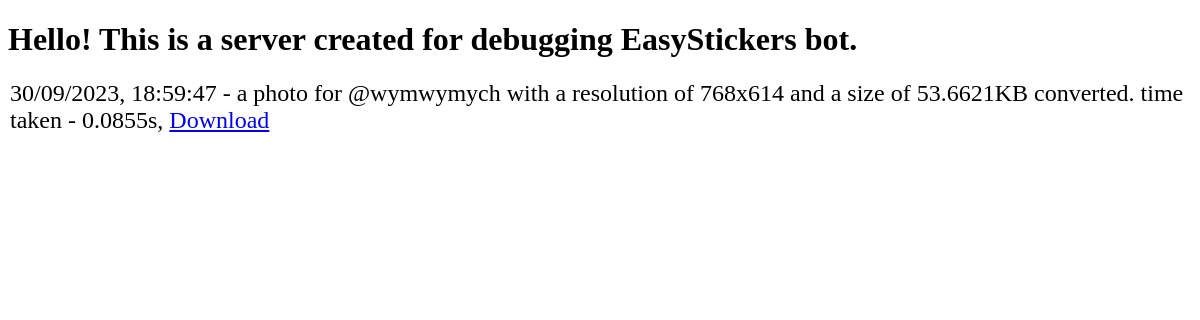
The app's page /, older data.
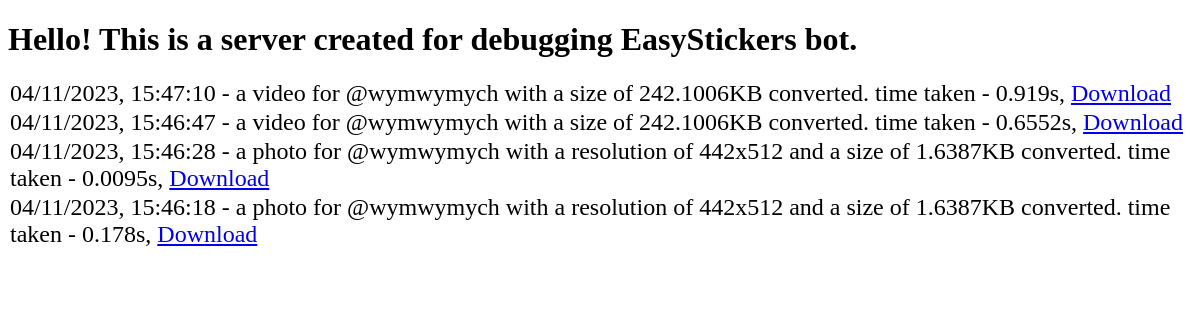
The same page, newer data.
### tables this page shows
CREATE TABLE record (
            id integer primary key autoincrement,
            contents text not null,
            filepath text not null
        );

### src/flask/flask_server.py (the view)
@app.route("/")
def main():
    logs = database.execute_sql("""
        SELECT r.contents, r.filepath
        FROM record r
        ORDER BY r.id DESC
        LIMIT 500
    """)
    return render_template("main.html.jinja", logs=logs)

### src/flask/database.py (called while the page is built)
    def execute_sql(self, sql):
        self.check_if_connected()
        res = self.cursor.execute(sql)
        result = res.fetchall()
        self.connection.commit()
        return result

    @property
    def connected(self):
        return not self.cursor is None

    def check_if_connected(self):
        if not self.connected:
            raise ConnectionError("Database is not connected")

### src/flask/templates/main.html.jinja (shortened to what this page needs)
<!DOCTYPE html>
<html lang="en">
<head>
</head>
<body>
    <h1>Hello! This is a server created for debugging EasyStickers bot.</h1>
    {% for log in logs %}
        <p><span>{{ log[0] }}, </span> {% if log[1] != "" %} <a href="{{ log[1] }}">Download</a> {% endif %} </p>
    {% endfor %}
</body>
</html>

Row changes from the older to the newer data that the page shows:
added record: contents "04/11/2023, 15:47:10 - a video for @wymwymych with a size of 242.1006KB converted. time taken - 0.919s"
added record: contents "04/11/2023, 15:46:47 - a video for @wymwymych with a size of 242.1006KB converted. time taken - 0.6552s"
added record: contents "04/11/2023, 15:46:28 - a photo for @wymwymych with a resolution of 442x512 and a size of 1.6387KB converted. time taken - 0.0095s"
changed record: contents "30/09/2023, 18:59:47 - a photo for @wymwymych with a resolution of 768x614 and a size of 53.6621KB converted. time taken - 0.0855s" → "04/11/2023, 15:46:18 - a photo for @wymwymych with a resolution of 442x512 and a size of 1.6387KB converted. time taken - 0.178s"
